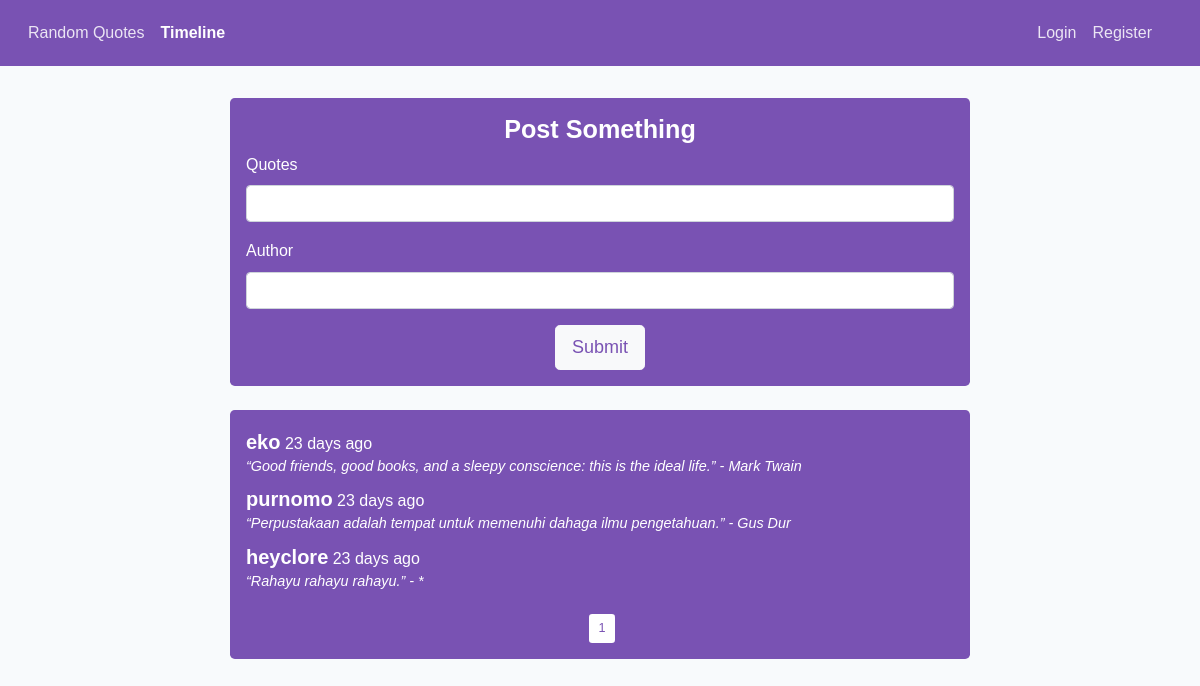
/timeline, run on the app's committed database.
### flask/quotes/models.py (models this page shows, shortened)
class Post(db.Model):
    id = db.Column(db.Integer, primary_key=True)
    quotes = db.Column(db.String(255), nullable=False)
    writer = db.Column(db.String(20), nullable=False)
    date_posted = db.Column(db.DateTime, nullable=False,
            default=datetime.utcnow)
    user_id = db.Column(db.Integer, db.ForeignKey('user.id'), nullable=False)

class User(db.Model, UserMixin):
    id = db.Column(db.Integer, primary_key=True)
    username = db.Column(db.String(20), unique=True, nullable=False)
    email = db.Column(db.String(120), unique=True, nullable=False)
    password = db.Column(db.String(60), nullable=False)
    posts = db.relationship('Post', backref='author', lazy=True)

### flask/quotes/routes.py (the view, shortened to what this page needs)
@app.route('/timeline', methods=['GET', 'POST'])
def timeline():
    data = {'title': 'Timeline','legend': 'Post Something'}
    form = PostForm()
    data['page'] = request.args.get('page', 1, type=int)
    data['posts'] = Post.query.order_by(Post.date_posted.desc()).\
            paginate(page=data['page'], per_page=5)
    return render_template('timeline.html', data=data, form=form)

### flask/quotes/forms.py
class PostForm(FlaskForm):
    quotes = StringField('Quotes', validators=[DataRequired()])
    author = StringField('Author', validators=[DataRequired()])
    submit = SubmitField('Submit')

### flask/quotes/templates/timeline.html (shortened to what this page needs)
{% extends "layout.html" %}
{% block content %}
<div class="container mt-2">
  <div class="col-md-8 p-3 foo mx-auto rounded-lg text-white">
    <h3 class="text-center font-weight-bold">{{ data['legend'] }}</h3>
    <form action="{% if request.path == '/timeline' %}{{ url_for('timeline') }}{% else %}{{ url_for('update_post',post_id=post_id) }}{% endif %}" method="POST">
      <div class="form-group">
        {{ form.quotes.label() }}
        {% if form.quotes.errors %}
            {{ form.quotes(class="form-control is-invalid") }}
            <div class="invalid-feedback">
              {% for error in form.quotes.errors %}
                <span>{{ error }}</span>
              {% endfor%}
            </div>
        {% else %}
          <div class="form-group">
            {{ form.quotes(class="form-control") }}
          </div>
        {% endif %}
      </div>
      <div class="form-group">
        {{ form.author.label() }}
        {% if form.author.errors %}
            {{ form.author(class="form-control is-invalid") }}
            <div class="invalid-feedback">
              {% for error in form.author.errors %}
                <span>{{ error }}</span>
              {% endfor%}
            </div>
        {% else %}
          <div class="form-group">
            {{ form.author(class="form-control") }}
          </div>
        {% endif %}
      </div>
      <div class="col text-center">
        {{ form.submit(class="btn btn-light bar justify btn-lg") }}
      </div>
    </form>
  </div>
</div>
{% if request.path == '/timeline' %}
  <div class="container mt-4">
    <div class="col-md-8 p-3 foo mx-auto rounded-lg text-white">
      {% if data['posts'].items %}
        {% for post in data['posts'].items %}
          <div class="mb-2">
            <a href="{{ url_for('post_user', username=post.author.username) }}" class="foofoo font-weight-bold d-inline text-white">{{ post.author.username }}</a>
            {{ moment(post.date_posted).fromNow() }}
            <h6 class="font-italic">“{{ post.quotes }}” - {{ post.writer }}</h6>
          </div>
        {% endfor %}
      {% else %}
        <div class="col d-flex justify-content-center mt-4">there's nothing</div>
      {% endif %}
      <div class="col d-flex justify-content-center mt-4">
        {% for page_num in data['posts'].iter_pages(left_edge=1, right_edge=1, left_current=1, right_current=2) %}
          {% if page_num %}
            {% if data['posts'].page == page_num %}
              <a href="#" class="bar btn btn-sm bg-white ml-1">{{ page_num }}</a>
            {% else %}
                <a href="{{ url_for('timeline', page=page_num) }}" class="bar btn btn-sm bg-white ml-1">{{ page_num }}</a>
            {%endif%}
          {% else %}
              <a href="#" class="bar btn btn-sm bg-white ml-1">...</a>
          {% endif %}
        {% endfor %}
      </div>
    </div>
  </div>
{% endif %}
{% endblock %}

### flask/quotes/templates/layout.html (shortened to what this page needs)
<!doctype html>
<html lang="en">
  <head>
    <link href="{{ url_for('static', filename='css/app.css') }}" rel="stylesheet">
    <link href="{{ url_for('static', filename='css/bar.css') }}" rel="stylesheet">
  </head>
  <body>
    <div id="app">
      <nav class="navbar navbar-expand navbar-dark flex-column flex-md-row bd-navbar foo">
        <div class="container m-1">
          <div class="navbar-nav-scroll">
            <ul class="navbar-nav bd-navbar-nav flex-row">
              <li class="nav-item">
                <a class="nav-link {% if request.path == '/' %}active{% endif %}" href="{{ url_for('home') }}">Random Quotes</a>
              </li>
              <li class="nav-item">
                <a class="nav-link {% if request.path == '/timeline' %}active{% endif %}" href="{{ url_for('timeline') }}">Timeline</a>
              </li>
            </ul>
          </div>
          <div class="collapse navbar-collapse" id="navbarSupportedContent">
            <ul class="navbar-nav ml-auto">
              {% if current_user.is_authenticated %}
              <li class="nav-item">
                <a class="nav-link active" href="{{ url_for('post_user', username=current_user.username) }}">{{ current_user.username }}</a>
              </li>
              <li class="nav-item">
                <a class="nav-link" href="{{ url_for('logout') }}">logout</a>
              </li>
              {% else %}
              <li class="nav-item">
                <a class="nav-link {% if request.path == '/login' %}active{% endif %}" href="{{ url_for('login') }}">Login</a>
              </li>
              <li class="nav-item">
                <a class="nav-link {% if request.path == '/register' %}active{% endif %}" href="{{ url_for('register') }}">Register</a>
              </li>
              {% endif %}
            </ul>
          </div>
        </div>
      </nav>
      <main class="py-4">
        {% block content %}{% endblock%}
      </main>
    </div>
  </body>
</html>

### flask/quotes/static/css/bar.css (style rules this page uses)
.foo { background-color: #7952b3; }
.bar { color: #7952b3; }
.foofoo { font-size: 20px; }

### data on the page
Post: author.username "eko", date_posted "23 days ago", quotes "Good friends, good books, and a sleepy conscience: this is the ideal life.", writer "Mark Twain"
Post: author.username "purnomo", date_posted "23 days ago", quotes "Perpustakaan adalah tempat untuk memenuhi dahaga ilmu pengetahuan.", writer "Gus Dur"
Post: author.username "heyclore", date_posted "23 days ago", quotes "Rahayu rahayu rahayu.", writer "*"

### other printed values
{{ data['legend'] }} "Post Something"
{{ page_num }} "1"
